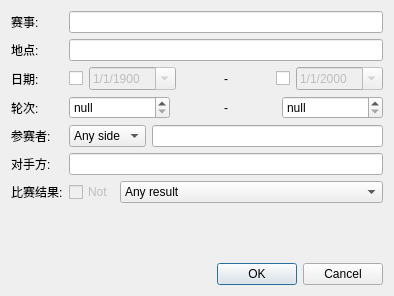
<?xml version="1.0" encoding="UTF-8"?>
<ui version="4.0">
 <class>GameDatabaseSearchDialog</class>
 <widget class="QDialog" name="GameDatabaseSearchDialog">
  <property name="geometry">
   <rect>
    <x>0</x>
    <y>0</y>
    <width>394</width>
    <height>296</height>
   </rect>
  </property>
  <property name="windowTitle">
   <string>高级搜索</string>
  </property>
  <layout class="QVBoxLayout" name="verticalLayout">
   <item>
    <layout class="QFormLayout" name="formLayout">
     <property name="fieldGrowthPolicy">
      <enum>QFormLayout::AllNonFixedFieldsGrow</enum>
     </property>
     <item row="0" column="0">
      <widget class="QLabel" name="label">
       <property name="text">
        <string>赛事:</string>
       </property>
       <property name="buddy">
        <cstring>m_eventEdit</cstring>
       </property>
      </widget>
     </item>
     <item row="0" column="1">
      <widget class="QLineEdit" name="m_eventEdit">
       <property name="toolTip">
        <string>The name of the tournament or match event</string>
       </property>
      </widget>
     </item>
     <item row="1" column="0">
      <widget class="QLabel" name="label_2">
       <property name="text">
        <string>地点:</string>
       </property>
       <property name="buddy">
        <cstring>m_siteEdit</cstring>
       </property>
      </widget>
     </item>
     <item row="1" column="1">
      <widget class="QLineEdit" name="m_siteEdit">
       <property name="toolTip">
        <string>The location of the event</string>
       </property>
      </widget>
     </item>
     <item row="2" column="0">
      <widget class="QLabel" name="label_3">
       <property name="text">
        <string>日期:</string>
       </property>
       <property name="buddy">
        <cstring>m_minDateCheck</cstring>
       </property>
      </widget>
     </item>
     <item row="2" column="1">
      <layout class="QHBoxLayout" name="horizontalLayout">
       <item>
        <widget class="QCheckBox" name="m_minDateCheck">
         <property name="sizePolicy">
          <sizepolicy hsizetype="Fixed" vsizetype="Fixed">
           <horstretch>0</horstretch>
           <verstretch>0</verstretch>
          </sizepolicy>
         </property>
         <property name="toolTip">
          <string>Enable minimum date</string>
         </property>
         <property name="text">
          <string/>
         </property>
        </widget>
       </item>
       <item>
        <widget class="QDateEdit" name="m_minDateEdit">
         <property name="enabled">
          <bool>false</bool>
         </property>
         <property name="toolTip">
          <string>Minimum starting date of the games</string>
         </property>
         <property name="displayFormat">
          <string>M/d/yyyy</string>
         </property>
         <property name="calendarPopup">
          <bool>true</bool>
         </property>
         <property name="date">
          <date>
           <year>1900</year>
           <month>1</month>
           <day>1</day>
          </date>
         </property>
        </widget>
       </item>
       <item>
        <widget class="QLabel" name="label_8">
         <property name="text">
          <string>-</string>
         </property>
         <property name="alignment">
          <set>Qt::AlignCenter</set>
         </property>
        </widget>
       </item>
       <item>
        <widget class="QCheckBox" name="m_maxDateCheck">
         <property name="sizePolicy">
          <sizepolicy hsizetype="Fixed" vsizetype="Fixed">
           <horstretch>0</horstretch>
           <verstretch>0</verstretch>
          </sizepolicy>
         </property>
         <property name="toolTip">
          <string>Enable maximum date</string>
         </property>
         <property name="text">
          <string/>
         </property>
        </widget>
       </item>
       <item>
        <widget class="QDateEdit" name="m_maxDateEdit">
         <property name="enabled">
          <bool>false</bool>
         </property>
         <property name="toolTip">
          <string>Maximum starting date of the games</string>
         </property>
         <property name="displayFormat">
          <string>M/d/yyyy</string>
         </property>
         <property name="calendarPopup">
          <bool>true</bool>
         </property>
        </widget>
       </item>
      </layout>
     </item>
     <item row="3" column="0">
      <widget class="QLabel" name="label_4">
       <property name="text">
        <string>轮次:</string>
       </property>
       <property name="buddy">
        <cstring>m_minRoundSpin</cstring>
       </property>
      </widget>
     </item>
     <item row="3" column="1">
      <layout class="QHBoxLayout" name="horizontalLayout_3">
       <item>
        <widget class="QSpinBox" name="m_minRoundSpin">
         <property name="toolTip">
          <string>The minimum round ordinal of the games within the event</string>
         </property>
         <property name="specialValueText">
          <string>null</string>
         </property>
         <property name="maximum">
          <number>100000</number>
         </property>
        </widget>
       </item>
       <item>
        <widget class="QLabel" name="label_9">
         <property name="text">
          <string>-</string>
         </property>
         <property name="alignment">
          <set>Qt::AlignCenter</set>
         </property>
        </widget>
       </item>
       <item>
        <widget class="QSpinBox" name="m_maxRoundSpin">
         <property name="toolTip">
          <string>The maximum round ordinal of the games within the event</string>
         </property>
         <property name="specialValueText">
          <string>null</string>
         </property>
         <property name="suffix">
          <string/>
         </property>
         <property name="maximum">
          <number>100000</number>
         </property>
        </widget>
       </item>
      </layout>
     </item>
     <item row="4" column="0">
      <widget class="QLabel" name="label_5">
       <property name="text">
        <string>参赛者:</string>
       </property>
       <property name="buddy">
        <cstring>m_playerSideCombo</cstring>
       </property>
      </widget>
     </item>
     <item row="4" column="1">
      <layout class="QHBoxLayout" name="horizontalLayout_2">
       <item>
        <widget class="QComboBox" name="m_playerSideCombo">
         <property name="toolTip">
          <string>The side the player plays on</string>
         </property>
         <item>
          <property name="text">
           <string extracomment="This player may play either white or black pieces">Any side</string>
          </property>
         </item>
         <item>
          <property name="text">
           <string extracomment="This player plays white pieces">White</string>
          </property>
         </item>
         <item>
          <property name="text">
           <string extracomment="This player plays black pieces">Black</string>
          </property>
         </item>
        </widget>
       </item>
       <item>
        <widget class="QLineEdit" name="m_playerEdit">
         <property name="toolTip">
          <string>The first player's name, in &quot;lastname, firstname&quot; format</string>
         </property>
        </widget>
       </item>
      </layout>
     </item>
     <item row="5" column="0">
      <widget class="QLabel" name="label_6">
       <property name="text">
        <string>对手方:</string>
       </property>
       <property name="buddy">
        <cstring>m_opponentEdit</cstring>
       </property>
      </widget>
     </item>
     <item row="5" column="1">
      <widget class="QLineEdit" name="m_opponentEdit">
       <property name="toolTip">
        <string>The second player's name, in &quot;lastname, firstname&quot; format</string>
       </property>
      </widget>
     </item>
     <item row="6" column="0">
      <widget class="QLabel" name="label_7">
       <property name="text">
        <string>比赛结果:</string>
       </property>
       <property name="buddy">
        <cstring>m_resultCombo</cstring>
       </property>
      </widget>
     </item>
     <item row="6" column="1">
      <layout class="QHBoxLayout" name="horizontalLayout_4">
       <item>
        <widget class="QCheckBox" name="m_invertResultCheck">
         <property name="enabled">
          <bool>false</bool>
         </property>
         <property name="sizePolicy">
          <sizepolicy hsizetype="Fixed" vsizetype="Fixed">
           <horstretch>0</horstretch>
           <verstretch>0</verstretch>
          </sizepolicy>
         </property>
         <property name="toolTip">
          <string>Search for the inverse of the chosen result</string>
         </property>
         <property name="text">
          <string>Not</string>
         </property>
        </widget>
       </item>
       <item>
        <widget class="QComboBox" name="m_resultCombo">
         <property name="toolTip">
          <string>The result of the games</string>
         </property>
         <item>
          <property name="text">
           <string extracomment="Any result">Any result</string>
          </property>
         </item>
         <item>
          <property name="text">
           <string extracomment="Any player wins">Any player wins</string>
          </property>
         </item>
         <item>
          <property name="text">
           <string extracomment="The player with white pieces wins">White wins</string>
          </property>
         </item>
         <item>
          <property name="text">
           <string extracomment="The player with black pieces wins">Black wins</string>
          </property>
         </item>
         <item>
          <property name="text">
           <string extracomment="The first player wins">First player wins</string>
          </property>
         </item>
         <item>
          <property name="text">
           <string extracomment="The first player loses">First player loses</string>
          </property>
         </item>
         <item>
          <property name="text">
           <string extracomment="The game is a draw">Draw</string>
          </property>
         </item>
         <item>
          <property name="text">
           <string extracomment="The game is in progress or the result is unknown">Unfinished</string>
          </property>
         </item>
        </widget>
       </item>
      </layout>
     </item>
    </layout>
   </item>
   <item>
    <widget class="QDialogButtonBox" name="buttonBox">
     <property name="orientation">
      <enum>Qt::Horizontal</enum>
     </property>
     <property name="standardButtons">
      <set>QDialogButtonBox::Cancel|QDialogButtonBox::Ok</set>
     </property>
    </widget>
   </item>
  </layout>
 </widget>
 <tabstops>
  <tabstop>buttonBox</tabstop>
  <tabstop>m_eventEdit</tabstop>
  <tabstop>m_siteEdit</tabstop>
  <tabstop>m_minDateCheck</tabstop>
  <tabstop>m_minDateEdit</tabstop>
  <tabstop>m_maxDateCheck</tabstop>
  <tabstop>m_maxDateEdit</tabstop>
  <tabstop>m_minRoundSpin</tabstop>
  <tabstop>m_maxRoundSpin</tabstop>
  <tabstop>m_playerSideCombo</tabstop>
  <tabstop>m_playerEdit</tabstop>
  <tabstop>m_opponentEdit</tabstop>
  <tabstop>m_invertResultCheck</tabstop>
  <tabstop>m_resultCombo</tabstop>
 </tabstops>
 <resources/>
 <connections>
  <connection>
   <sender>buttonBox</sender>
   <signal>accepted()</signal>
   <receiver>GameDatabaseSearchDialog</receiver>
   <slot>accept()</slot>
   <hints>
    <hint type="sourcelabel">
     <x>258</x>
     <y>290</y>
    </hint>
    <hint type="destinationlabel">
     <x>157</x>
     <y>274</y>
    </hint>
   </hints>
  </connection>
  <connection>
   <sender>buttonBox</sender>
   <signal>rejected()</signal>
   <receiver>GameDatabaseSearchDialog</receiver>
   <slot>reject()</slot>
   <hints>
    <hint type="sourcelabel">
     <x>326</x>
     <y>290</y>
    </hint>
    <hint type="destinationlabel">
     <x>286</x>
     <y>274</y>
    </hint>
   </hints>
  </connection>
  <connection>
   <sender>m_minDateCheck</sender>
   <signal>toggled(bool)</signal>
   <receiver>m_minDateEdit</receiver>
   <slot>setEnabled(bool)</slot>
   <hints>
    <hint type="sourcelabel">
     <x>99</x>
     <y>91</y>
    </hint>
    <hint type="destinationlabel">
     <x>177</x>
     <y>91</y>
    </hint>
   </hints>
  </connection>
  <connection>
   <sender>m_maxDateCheck</sender>
   <signal>toggled(bool)</signal>
   <receiver>m_maxDateEdit</receiver>
   <slot>setEnabled(bool)</slot>
   <hints>
    <hint type="sourcelabel">
     <x>255</x>
     <y>91</y>
    </hint>
    <hint type="destinationlabel">
     <x>333</x>
     <y>91</y>
    </hint>
   </hints>
  </connection>
 </connections>
</ui>
